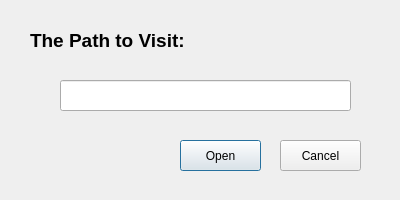
<?xml version="1.0" encoding="UTF-8"?>
<ui version="4.0">
 <class>loadDlg</class>
 <widget class="QDialog" name="loadDlg">
  <property name="geometry">
   <rect>
    <x>0</x>
    <y>0</y>
    <width>400</width>
    <height>200</height>
   </rect>
  </property>
  <property name="sizePolicy">
   <sizepolicy hsizetype="Fixed" vsizetype="Fixed">
    <horstretch>0</horstretch>
    <verstretch>0</verstretch>
   </sizepolicy>
  </property>
  <property name="minimumSize">
   <size>
    <width>400</width>
    <height>200</height>
   </size>
  </property>
  <property name="maximumSize">
   <size>
    <width>400</width>
    <height>200</height>
   </size>
  </property>
  <property name="windowTitle">
   <string>DIY GUI</string>
  </property>
  <property name="modal">
   <bool>false</bool>
  </property>
  <widget class="QLineEdit" name="path">
   <property name="geometry">
    <rect>
     <x>60</x>
     <y>80</y>
     <width>291</width>
     <height>31</height>
    </rect>
   </property>
   <property name="font">
    <font>
     <family>Aharoni</family>
     <pointsize>12</pointsize>
     <weight>75</weight>
     <bold>true</bold>
    </font>
   </property>
  </widget>
  <widget class="QLabel" name="label">
   <property name="geometry">
    <rect>
     <x>30</x>
     <y>20</y>
     <width>241</width>
     <height>41</height>
    </rect>
   </property>
   <property name="text">
    <string>&lt;!DOCTYPE HTML PUBLIC &quot;-//W3C//DTD HTML 4.0//EN&quot; &quot;http://www.w3.org/TR/REC-html40/strict.dtd&quot;&gt;
&lt;html&gt;&lt;head&gt;&lt;meta name=&quot;qrichtext&quot; content=&quot;1&quot; /&gt;&lt;style type=&quot;text/css&quot;&gt;
p, li { white-space: pre-wrap; }
&lt;/style&gt;&lt;/head&gt;&lt;body style=&quot; font-family:'SimSun'; font-size:9pt; font-weight:400; font-style:normal;&quot;&gt;
&lt;p style=&quot; margin-top:0px; margin-bottom:0px; margin-left:0px; margin-right:0px; -qt-block-indent:0; text-indent:0px;&quot;&gt;&lt;span style=&quot; font-size:14pt; font-weight:600;&quot;&gt;The Path to Visit:&lt;/span&gt;&lt;/p&gt;&lt;/body&gt;&lt;/html&gt;</string>
   </property>
  </widget>
  <widget class="QPushButton" name="OkButton">
   <property name="geometry">
    <rect>
     <x>180</x>
     <y>140</y>
     <width>81</width>
     <height>31</height>
    </rect>
   </property>
   <property name="text">
    <string>Open</string>
   </property>
  </widget>
  <widget class="QPushButton" name="CancelButton">
   <property name="geometry">
    <rect>
     <x>280</x>
     <y>140</y>
     <width>81</width>
     <height>31</height>
    </rect>
   </property>
   <property name="text">
    <string>Cancel</string>
   </property>
  </widget>
 </widget>
 <resources/>
 <connections>
  <connection>
   <sender>CancelButton</sender>
   <signal>clicked()</signal>
   <receiver>loadDlg</receiver>
   <slot>reject()</slot>
   <hints>
    <hint type="sourcelabel">
     <x>340</x>
     <y>195</y>
    </hint>
    <hint type="destinationlabel">
     <x>211</x>
     <y>121</y>
    </hint>
   </hints>
  </connection>
  <connection>
   <sender>OkButton</sender>
   <signal>clicked()</signal>
   <receiver>loadDlg</receiver>
   <slot>accept()</slot>
   <hints>
    <hint type="sourcelabel">
     <x>210</x>
     <y>155</y>
    </hint>
    <hint type="destinationlabel">
     <x>199</x>
     <y>99</y>
    </hint>
   </hints>
  </connection>
 </connections>
</ui>
